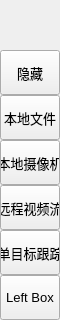
        <widget class="QFrame" name="leftMenuBg">
         <property name="minimumSize">
          <size>
           <width>60</width>
           <height>0</height>
          </size>
         </property>
         <property name="maximumSize">
          <size>
           <width>60</width>
           <height>16777215</height>
          </size>
         </property>
         <property name="frameShape">
          <enum>QFrame::NoFrame</enum>
         </property>
         <property name="frameShadow">
          <enum>QFrame::Raised</enum>
         </property>
         <layout class="QVBoxLayout" name="verticalLayout_3">
          <property name="spacing">
           <number>0</number>
          </property>
          <property name="leftMargin">
           <number>0</number>
          </property>
          <property name="topMargin">
           <number>0</number>
          </property>
          <property name="rightMargin">
           <number>0</number>
          </property>
          <property name="bottomMargin">
           <number>0</number>
          </property>
          <item>
           <widget class="QFrame" name="topLogoInfo">
            <property name="minimumSize">
             <size>
              <width>0</width>
              <height>50</height>
             </size>
            </property>
            <property name="maximumSize">
             <size>
              <width>16777215</width>
              <height>50</height>
             </size>
            </property>
            <property name="frameShape">
             <enum>QFrame::NoFrame</enum>
            </property>
            <property name="frameShadow">
             <enum>QFrame::Raised</enum>
            </property>
            <widget class="QFrame" name="topLogo">
             <property name="geometry">
              <rect>
               <x>10</x>
               <y>5</y>
               <width>42</width>
               <height>42</height>
              </rect>
             </property>
             <property name="minimumSize">
              <size>
               <width>42</width>
               <height>42</height>
              </size>
             </property>
             <property name="maximumSize">
              <size>
               <width>42</width>
               <height>42</height>
              </size>
             </property>
             <property name="frameShape">
              <enum>QFrame::NoFrame</enum>
             </property>
             <property name="frameShadow">
              <enum>QFrame::Raised</enum>
             </property>
            </widget>
            <widget class="QLabel" name="titleLeftApp">
             <property name="geometry">
              <rect>
               <x>70</x>
               <y>8</y>
               <width>160</width>
               <height>20</height>
              </rect>
             </property>
             <property name="font">
              <font>
               <family>Segoe UI Semibold</family>
               <pointsize>12</pointsize>
               <italic>false</italic>
               <fontweight></fontweight>
              </font>
             </property>
             <property name="text">
              <string>MOT</string>
             </property>
             <property name="alignment">
              <set>Qt::AlignLeading|Qt::AlignLeft|Qt::AlignTop</set>
             </property>
            </widget>
            <widget class="QLabel" name="titleLeftDescription">
             <property name="geometry">
              <rect>
               <x>70</x>
               <y>27</y>
               <width>160</width>
               <height>16</height>
              </rect>
             </property>
             <property name="maximumSize">
              <size>
               <width>16777215</width>
               <height>16</height>
              </size>
             </property>
             <property name="font">
              <font>
               <family>Segoe UI</family>
               <pointsize>8</pointsize>
               <italic>false</italic>
               <bold>false</bold>
              </font>
             </property>
             <property name="text">
              <string>Design by yq</string>
             </property>
             <property name="alignment">
              <set>Qt::AlignLeading|Qt::AlignLeft|Qt::AlignTop</set>
             </property>
            </widget>
           </widget>
          </item>
          <item>
           <widget class="QFrame" name="leftMenuFrame">
            <property name="frameShape">
             <enum>QFrame::NoFrame</enum>
            </property>
            <property name="frameShadow">
             <enum>QFrame::Raised</enum>
            </property>
            <layout class="QVBoxLayout" name="verticalMenuLayout">
             <property name="spacing">
              <number>0</number>
             </property>
             <property name="leftMargin">
              <number>0</number>
             </property>
             <property name="topMargin">
              <number>0</number>
             </property>
             <property name="rightMargin">
              <number>0</number>
             </property>
             <property name="bottomMargin">
              <number>0</number>
             </property>
             <item>
              <widget class="QFrame" name="toggleBox">
               <property name="maximumSize">
                <size>
                 <width>16777215</width>
                 <height>45</height>
                </size>
               </property>
               <property name="frameShape">
                <enum>QFrame::NoFrame</enum>
               </property>
               <property name="frameShadow">
                <enum>QFrame::Raised</enum>
               </property>
               <layout class="QVBoxLayout" name="verticalLayout_4">
                <property name="spacing">
                 <number>0</number>
                </property>
                <property name="leftMargin">
                 <number>0</number>
                </property>
                <property name="topMargin">
                 <number>0</number>
                </property>
                <property name="rightMargin">
                 <number>0</number>
                </property>
                <property name="bottomMargin">
                 <number>0</number>
                </property>
                <item>
                 <widget class="QPushButton" name="toggleButton">
                  <property name="sizePolicy">
                   <sizepolicy hsizetype="Expanding" vsizetype="Fixed">
                    <horstretch>0</horstretch>
                    <verstretch>0</verstretch>
                   </sizepolicy>
                  </property>
                  <property name="minimumSize">
                   <size>
                    <width>0</width>
                    <height>45</height>
                   </size>
                  </property>
                  <property name="font">
                   <font>
                    <family>Segoe UI</family>
                    <pointsize>10</pointsize>
                    <italic>false</italic>
                    <bold>false</bold>
                   </font>
                  </property>
                  <property name="cursor">
                   <cursorShape>PointingHandCursor</cursorShape>
                  </property>
                  <property name="layoutDirection">
                   <enum>Qt::LeftToRight</enum>
                  </property>
                  <property name="styleSheet">
                   <string notr="true">background-image: url(:/icons/images/icons/icon_menu.png);</string>
                  </property>
                  <property name="text">
                   <string>隐藏</string>
                  </property>
                 </widget>
                </item>
               </layout>
              </widget>
             </item>
             <item alignment="Qt::AlignTop">
              <widget class="QFrame" name="topMenu">
               <property name="frameShape">
                <enum>QFrame::NoFrame</enum>
               </property>
               <property name="frameShadow">
                <enum>QFrame::Raised</enum>
               </property>
               <layout class="QVBoxLayout" name="verticalLayout_8">
                <property name="spacing">
                 <number>0</number>
                </property>
                <property name="leftMargin">
                 <number>0</number>
                </property>
                <property name="topMargin">
                 <number>0</number>
                </property>
                <property name="rightMargin">
                 <number>0</number>
                </property>
                <property name="bottomMargin">
                 <number>0</number>
                </property>
                <item>
                 <widget class="QPushButton" name="src_file_button">
                  <property name="sizePolicy">
                   <sizepolicy hsizetype="Expanding" vsizetype="Fixed">
                    <horstretch>0</horstretch>
                    <verstretch>0</verstretch>
                   </sizepolicy>
                  </property>
                  <property name="minimumSize">
                   <size>
                    <width>0</width>
                    <height>45</height>
                   </size>
                  </property>
                  <property name="font">
                   <font>
                    <family>Segoe UI</family>
                    <pointsize>10</pointsize>
                    <italic>false</italic>
                    <bold>false</bold>
                   </font>
                  </property>
                  <property name="cursor">
                   <cursorShape>PointingHandCursor</cursorShape>
                  </property>
                  <property name="layoutDirection">
                   <enum>Qt::LeftToRight</enum>
                  </property>
                  <property name="styleSheet">
                   <string notr="true">background-image: url(:/icons/images/icons/cil-movie.png);</string>
                  </property>
                  <property name="text">
                   <string>本地文件</string>
                  </property>
                 </widget>
                </item>
                <item>
                 <widget class="QPushButton" name="src_cam_button">
                  <property name="sizePolicy">
                   <sizepolicy hsizetype="Expanding" vsizetype="Fixed">
                    <horstretch>0</horstretch>
                    <verstretch>0</verstretch>
                   </sizepolicy>
                  </property>
                  <property name="minimumSize">
                   <size>
                    <width>0</width>
                    <height>45</height>
                   </size>
                  </property>
                  <property name="font">
                   <font>
                    <family>Segoe UI</family>
                    <pointsize>10</pointsize>
                    <italic>false</italic>
                    <bold>false</bold>
                   </font>
                  </property>
                  <property name="cursor">
                   <cursorShape>PointingHandCursor</cursorShape>
                  </property>
                  <property name="layoutDirection">
                   <enum>Qt::LeftToRight</enum>
                  </property>
                  <property name="styleSheet">
                   <string notr="true">background-image: url(:/icons/images/icons/cil-camera.png);</string>
                  </property>
                  <property name="text">
                   <string>本地摄像机</string>
                  </property>
                 </widget>
                </item>
                <item>
                 <widget class="QPushButton" name="src_rtsp_button">
                  <property name="sizePolicy">
                   <sizepolicy hsizetype="Expanding" vsizetype="Fixed">
                    <horstretch>0</horstretch>
                    <verstretch>0</verstretch>
                   </sizepolicy>
                  </property>
                  <property name="minimumSize">
                   <size>
                    <width>0</width>
                    <height>45</height>
                   </size>
                  </property>
                  <property name="font">
                   <font>
                    <family>Segoe UI</family>
                    <pointsize>10</pointsize>
                    <italic>false</italic>
                    <bold>false</bold>
                   </font>
                  </property>
                  <property name="cursor">
                   <cursorShape>PointingHandCursor</cursorShape>
                  </property>
                  <property name="layoutDirection">
                   <enum>Qt::LeftToRight</enum>
                  </property>
                  <property name="styleSheet">
                   <string notr="true">background-image: url(:/icons/images/icons/cil-rss.png);</string>
                  </property>
                  <property name="text">
                   <string>远程视频流</string>
                  </property>
                 </widget>
                </item>
                <item>
                 <widget class="QPushButton" name="src_lock_button">
                  <property name="sizePolicy">
                   <sizepolicy hsizetype="Expanding" vsizetype="Fixed">
                    <horstretch>0</horstretch>
                    <verstretch>0</verstretch>
                   </sizepolicy>
                  </property>
                  <property name="minimumSize">
                   <size>
                    <width>0</width>
                    <height>45</height>
                   </size>
                  </property>
                  <property name="font">
                   <font>
                    <family>Segoe UI</family>
                    <pointsize>10</pointsize>
                    <italic>false</italic>
                    <bold>false</bold>
                   </font>
                  </property>
                  <property name="cursor">
                   <cursorShape>PointingHandCursor</cursorShape>
                  </property>
                  <property name="layoutDirection">
                   <enum>Qt::LeftToRight</enum>
                  </property>
                  <property name="styleSheet">
                   <string notr="true">background-image: url(:/icons/images/icons/cil-zoom-in.png);</string>
                  </property>
                  <property name="text">
                   <string>单目标跟踪</string>
                  </property>
                 </widget>
                </item>
               </layout>
              </widget>
             </item>
             <item alignment="Qt::AlignBottom">
              <widget class="QFrame" name="bottomMenu">
               <property name="frameShape">
                <enum>QFrame::NoFrame</enum>
               </property>
               <property name="frameShadow">
                <enum>QFrame::Raised</enum>
               </property>
               <layout class="QVBoxLayout" name="verticalLayout_9">
                <property name="spacing">
                 <number>0</number>
                </property>
                <property name="leftMargin">
                 <number>0</number>
                </property>
                <property name="topMargin">
                 <number>0</number>
                </property>
                <property name="rightMargin">
                 <number>0</number>
                </property>
                <property name="bottomMargin">
                 <number>0</number>
                </property>
                <item>
                 <widget class="QPushButton" name="toggleLeftBox">
                  <property name="sizePolicy">
                   <sizepolicy hsizetype="Expanding" vsizetype="Fixed">
                    <horstretch>0</horstretch>
                    <verstretch>0</verstretch>
                   </sizepolicy>
                  </property>
                  <property name="minimumSize">
                   <size>
                    <width>0</width>
                    <height>45</height>
                   </size>
                  </property>
                  <property name="font">
                   <font>
                    <family>Segoe UI</family>
                    <pointsize>10</pointsize>
                    <italic>false</italic>
                    <bold>false</bold>
                   </font>
                  </property>
                  <property name="cursor">
                   <cursorShape>PointingHandCursor</cursorShape>
                  </property>
                  <property name="layoutDirection">
                   <enum>Qt::LeftToRight</enum>
                  </property>
                  <property name="styleSheet">
                   <string notr="true">background-image: url(:/icons/images/icons/icon_settings.png);</string>
                  </property>
                  <property name="text">
                   <string>Left Box</string>
                  </property>
                 </widget>
                </item>
               </layout>
              </widget>
             </item>
            </layout>
           </widget>
          </item>
         </layout>
        </widget>
